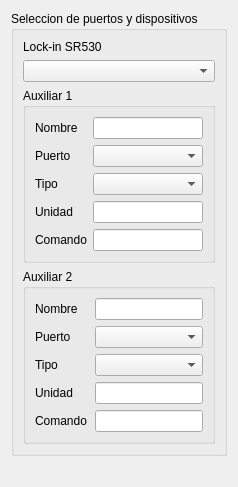
      <widget class="QWidget" name="tab_3">
       <attribute name="title">
        <string>Dsipositivos y sensores</string>
       </attribute>
       <layout class="QGridLayout" name="gridLayout_31">
        <item row="0" column="1">
         <widget class="QGroupBox" name="groupBox_17">
          <property name="title">
           <string>Seleccion de puertos y dispositivos</string>
          </property>
          <layout class="QGridLayout" name="gridLayout_32">
           <item row="3" column="0" colspan="2">
            <widget class="QGroupBox" name="groupBox_22">
             <property name="title">
              <string>Auxiliar 2</string>
             </property>
             <layout class="QGridLayout" name="gridLayout_33">
              <item row="3" column="1" colspan="2">
               <widget class="QLineEdit" name="lineEdit_9"/>
              </item>
              <item row="0" column="0">
               <widget class="QLabel" name="label_25">
                <property name="text">
                 <string>Nombre</string>
                </property>
               </widget>
              </item>
              <item row="1" column="0">
               <widget class="QLabel" name="label_31">
                <property name="text">
                 <string>Puerto</string>
                </property>
               </widget>
              </item>
              <item row="0" column="1" colspan="2">
               <widget class="QLineEdit" name="lineEdit_2"/>
              </item>
              <item row="1" column="1" colspan="2">
               <widget class="QComboBox" name="comboBox_12"/>
              </item>
              <item row="3" column="0">
               <widget class="QLabel" name="label_27">
                <property name="text">
                 <string>Unidad</string>
                </property>
               </widget>
              </item>
              <item row="4" column="0">
               <widget class="QLabel" name="label_29">
                <property name="text">
                 <string>Comando</string>
                </property>
               </widget>
              </item>
              <item row="4" column="1" colspan="2">
               <widget class="QLineEdit" name="lineEdit_10"/>
              </item>
              <item row="2" column="0">
               <widget class="QLabel" name="label_35">
                <property name="text">
                 <string>Tipo</string>
                </property>
               </widget>
              </item>
              <item row="2" column="1" colspan="2">
               <widget class="QComboBox" name="comboBox_16"/>
              </item>
             </layout>
            </widget>
           </item>
           <item row="2" column="0" colspan="2">
            <widget class="QGroupBox" name="groupBox_20">
             <property name="title">
              <string>Auxiliar 1</string>
             </property>
             <layout class="QGridLayout" name="gridLayout_34">
              <item row="2" column="0">
               <widget class="QLabel" name="label_26">
                <property name="text">
                 <string>Nombre</string>
                </property>
               </widget>
              </item>
              <item row="3" column="1" colspan="2">
               <widget class="QComboBox" name="comboBox_13"/>
              </item>
              <item row="5" column="0">
               <widget class="QLabel" name="label_28">
                <property name="text">
                 <string>Unidad</string>
                </property>
               </widget>
              </item>
              <item row="3" column="0">
               <widget class="QLabel" name="label_32">
                <property name="text">
                 <string>Puerto</string>
                </property>
               </widget>
              </item>
              <item row="5" column="1" colspan="2">
               <widget class="QLineEdit" name="lineEdit_11"/>
              </item>
              <item row="6" column="1" colspan="2">
               <widget class="QLineEdit" name="lineEdit_12"/>
              </item>
              <item row="6" column="0">
               <widget class="QLabel" name="label_30">
                <property name="text">
                 <string>Comando</string>
                </property>
               </widget>
              </item>
              <item row="2" column="1" colspan="2">
               <widget class="QLineEdit" name="lineEdit_13"/>
              </item>
              <item row="4" column="0">
               <widget class="QLabel" name="label_34">
                <property name="text">
                 <string>Tipo</string>
                </property>
               </widget>
              </item>
              <item row="4" column="1" colspan="2">
               <widget class="QComboBox" name="comboBox_15"/>
              </item>
             </layout>
            </widget>
           </item>
           <item row="1" column="0" colspan="2">
            <widget class="QComboBox" name="comboBox_10"/>
           </item>
           <item row="0" column="0" colspan="2">
            <widget class="QLabel" name="label_24">
             <property name="text">
              <string>Lock-in SR530</string>
             </property>
            </widget>
           </item>
          </layout>
         </widget>
        </item>
        <item row="1" column="1">
         <spacer name="horizontalSpacer">
          <property name="orientation">
           <enum>Qt::Horizontal</enum>
          </property>
          <property name="sizeHint" stdset="0">
           <size>
            <width>40</width>
            <height>20</height>
           </size>
          </property>
         </spacer>
        </item>
       </layout>
      </widget>
